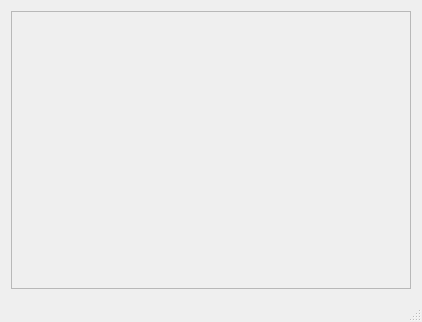
<?xml version="1.0" encoding="UTF-8"?>
<ui version="4.0">
 <class>AuthWindowClass</class>
 <widget class="QMainWindow" name="AuthWindowClass">
  <property name="geometry">
   <rect>
    <x>0</x>
    <y>0</y>
    <width>418</width>
    <height>322</height>
   </rect>
  </property>
  <property name="windowTitle">
   <string>Triviador</string>
  </property>
  <widget class="QWidget" name="centralWidget">
   <layout class="QGridLayout" name="gridLayout_2">
    <item row="0" column="0">
     <widget class="QFrame" name="welcomeFrame">
      <property name="minimumSize">
       <size>
        <width>400</width>
        <height>0</height>
       </size>
      </property>
      <property name="maximumSize">
       <size>
        <width>600</width>
        <height>300</height>
       </size>
      </property>
      <property name="frameShape">
       <enum>QFrame::StyledPanel</enum>
      </property>
      <property name="frameShadow">
       <enum>QFrame::Raised</enum>
      </property>
      <layout class="QVBoxLayout" name="verticalLayout"/>
     </widget>
    </item>
   </layout>
  </widget>
  <widget class="QMenuBar" name="menuBar">
   <property name="geometry">
    <rect>
     <x>0</x>
     <y>0</y>
     <width>418</width>
     <height>26</height>
    </rect>
   </property>
  </widget>
  <widget class="QStatusBar" name="statusBar"/>
 </widget>
 <layoutdefault spacing="6" margin="11"/>
 <resources>
  <include location="AuthWindow.qrc"/>
 </resources>
 <connections/>
</ui>
